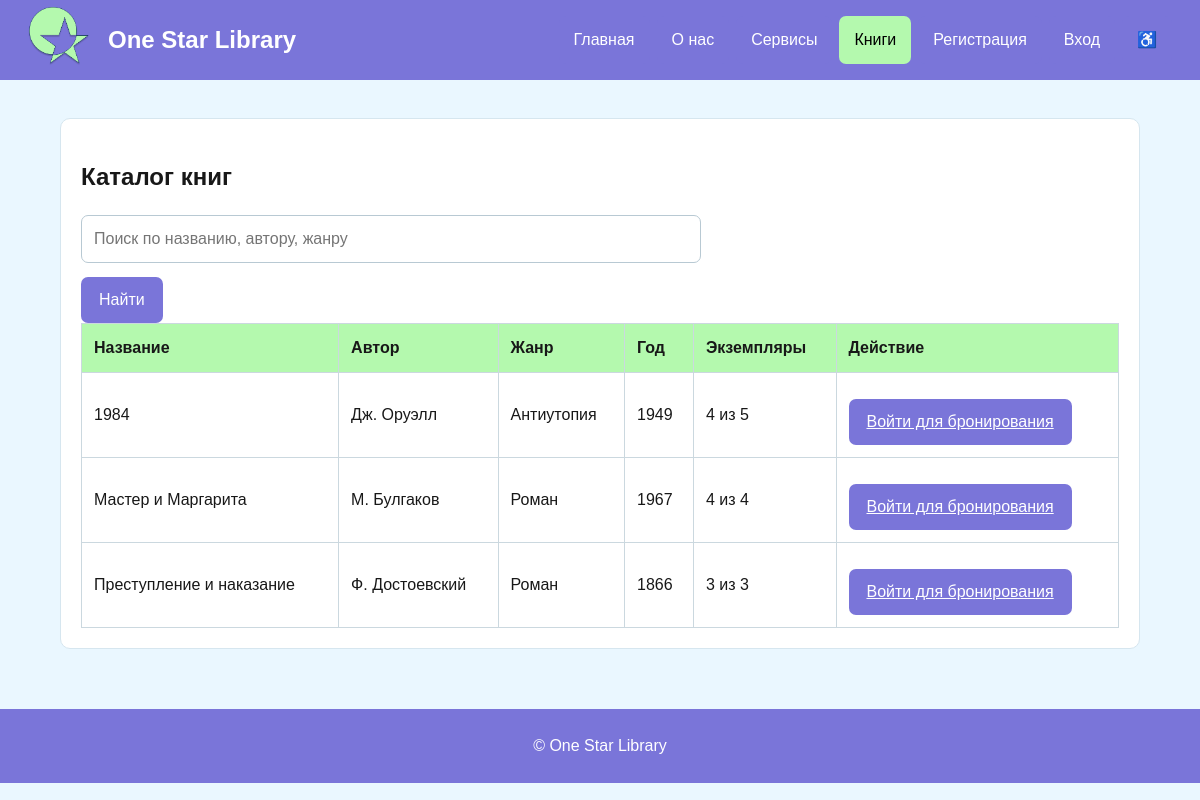
/books, run on the app's committed database.
### tables this page shows
CREATE TABLE books (
        id INTEGER PRIMARY KEY AUTOINCREMENT,
        title TEXT NOT NULL,
        author TEXT NOT NULL,
        genre TEXT,
        year INTEGER,
        copies INTEGER NOT NULL DEFAULT 1
    );

### app.py (the view)
@app.route("/books")
def books():
    q = request.args.get("q", "").strip()
    con = db()
    if q:
        rows = con.execute(
            "SELECT * FROM books WHERE title LIKE ? OR author LIKE ? OR genre LIKE ? ORDER BY title",
            (f"%{q}%", f"%{q}%", f"%{q}%")).fetchall()
    else:
        rows = con.execute("SELECT * FROM books ORDER BY title").fetchall()
    reserved_counts = {r["book_id"]: r["cnt"] for r in con.execute("SELECT book_id, COUNT(*) AS cnt FROM book_reservations GROUP BY book_id").fetchall()}
    con.close()
    return render_template("books.html", books=rows, q=q, reserved_counts=reserved_counts)

### app.py (called while the page is built)
def db():
    con = sqlite3.connect(DB)
    con.row_factory = sqlite3.Row
    return con

@app.context_processor
def common():
    return {"admin": session.get("admin", False), "today": date.today().isoformat()}

### templates/books.html
{% extends "base.html" %}{% block content %}
<section class="card"><div class="heading"><h1>Каталог книг</h1><form><input name="q" value="{{q}}" placeholder="Поиск по названию, автору, жанру"><button class="button">Найти</button></form></div>
<table><tr><th>Название</th><th>Автор</th><th>Жанр</th><th>Год</th><th>Экземпляры</th><th>Действие</th></tr>{% for b in books %}<tr><td>{{b.title}}</td><td>{{b.author}}</td><td>{{b.genre}}</td><td>{{b.year or "—"}}</td><td>{{b.copies - reserved_counts.get(b.id, 0)}} из {{b.copies}}</td><td>{% if session.get('user') %}{% if reserved_counts.get(b.id, 0) < b.copies %}<form method="post" action="{{url_for('reserve_book', book_id=b.id)}}"><button class="button">Забронировать</button></form>{% else %}Нет свободных{% endif %}{% else %}<a class="button" href="{{url_for('login')}}">Войти для бронирования</a>{% endif %}</td></tr>{% endfor %}</table></section>
{% endblock %}

### static/css/style.css (style rules this page uses)
:root { --bg: #eaf7ff; --text: #181818; --purple: #7a75d9; --purple-hover: #6a65c9; --green: #b4f9ae; --section: #d5ffd2; --white: #ffffff; --border: #d6e6ef; }
* { box-sizing: border-box; }
html, body { margin: 0; padding: 0; }
body { font-family: Arial, Helvetica, sans-serif; background: var(--bg); color: var(--text); line-height: 1.5; font-size: 16px; }
a { color: inherit; }
.card { background:#fff; border-radius:10px; padding:20px; border:1px solid var(--border); }
input, select, textarea { width:100%; padding:11px 12px; border:1px solid #b8c9d3; border-radius:7px; font:inherit; background:#fff; color:#111; }
form { max-width: 620px; }
table { width:100%; border-collapse:collapse; background:#fff; }
th, td { padding:12px; border:1px solid #cbd8df; text-align:left; }
th { background:var(--green); }
.button { display:inline-block; background:var(--purple); color:#fff; border:0; padding:11px 18px; border-radius:7px; cursor:pointer; font:inherit; margin-top:14px; }

### data on the page
books: title "1984", author "Дж. Оруэлл", genre "Антиутопия", year "1949", b.copies-reserved_counts.get(b.id,0) "4", copies "5"
books: title "Мастер и Маргарита", author "М. Булгаков", genre "Роман", year "1967", b.copies-reserved_counts.get(b.id,0) "4", copies "4"
books: title "Преступление и наказание", author "Ф. Достоевский", genre "Роман", year "1866", b.copies-reserved_counts.get(b.id,0) "3", copies "3"
